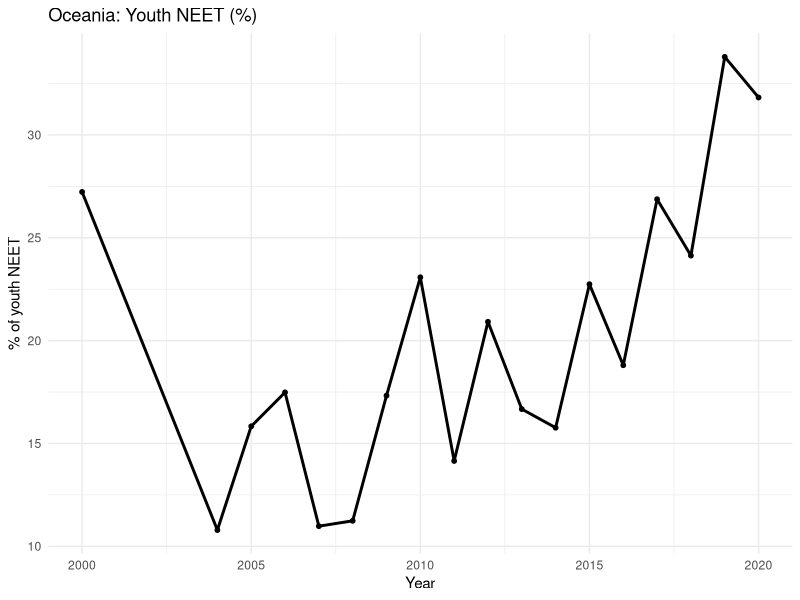

Here is the R script that generated this plot:
library(readr)
library(dplyr)
library(ggplot2)

# Load dataset containing NEET values merged with continent labels and HDI
df <- readr::read_csv("youth_continents_hdi_2000_2020.csv")

oceania <- df %>%
# subset Oceania and compute yearly average NEET for the continent
  filter(Continent == "Oceania") %>%
  group_by(Year) %>% 
  summarise(
    mean_neet = mean(share_neet, na.rm = TRUE),
    .groups = "drop"
  )

# Plot Oceania's average NEET trend over 2000–2020
ggplot(oceania, aes(x = Year, y = mean_neet)) +
  geom_line(linewidth = 1) +
  geom_point(size = 1.3) +
  labs(
    title = "Oceania: Youth NEET (%)",
    x = "Year",
    y = "% of youth NEET"
  ) +
  theme_minimal()
